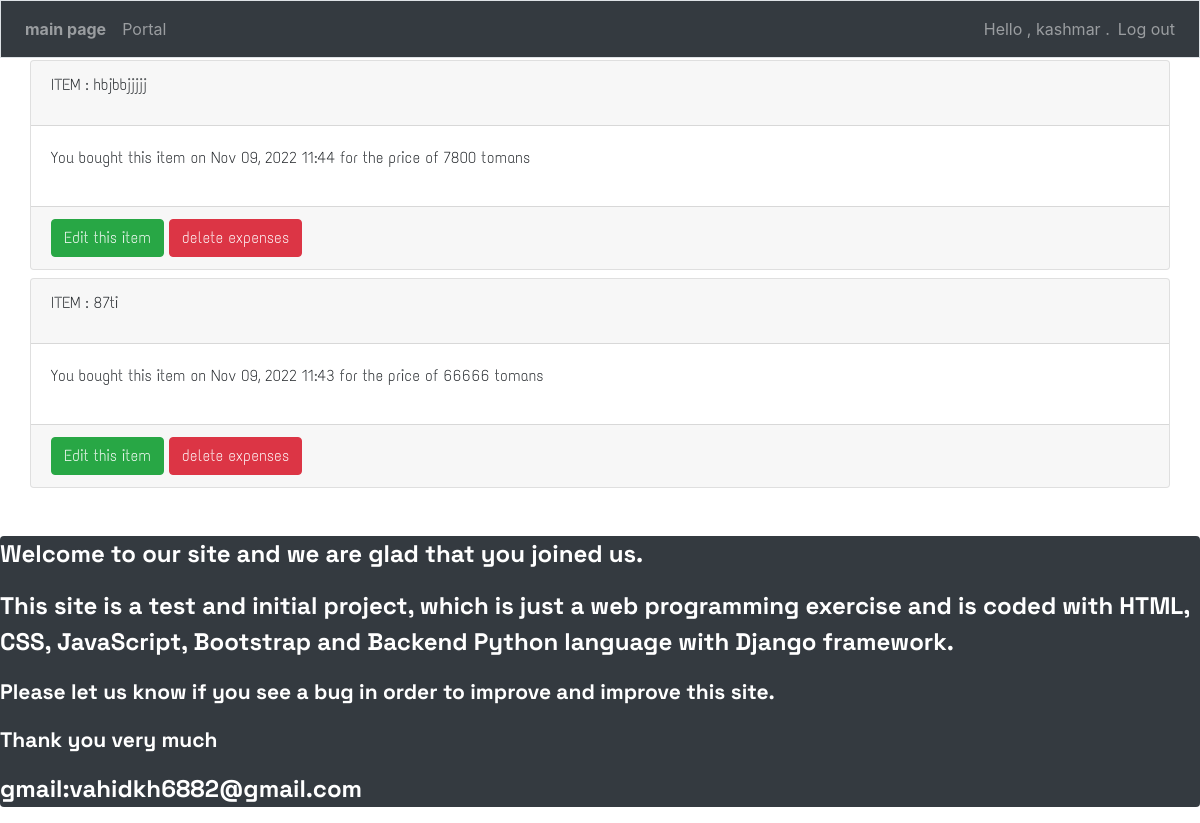
Before: /expenses/ (signed in) with the older database file.
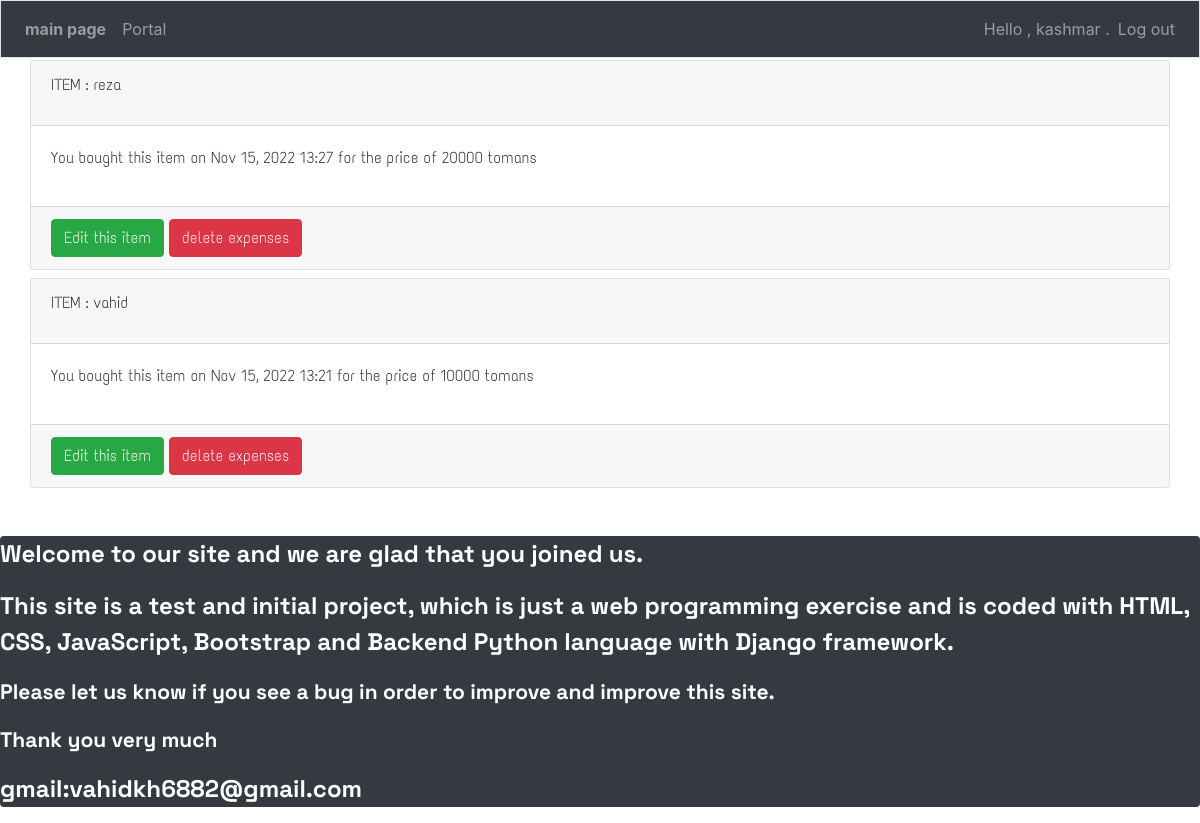
After: the same page with the newer database file.
### app1/models.py (models this page shows, shortened)
class Expenses(models.Model):
    person=models.ForeignKey(User, on_delete = models.CASCADE)
    name=models.TextField()
    cost=models.IntegerField()
    date_added = models.DateTimeField(auto_now_add=True)
    class Meta :
        verbose_name_plural='expenses'

### app1/views.py (the view)
# urls.py: path('expenses/',views.expenses,name='expenses'),
@login_required
def expenses(request):                                                  #page expenses
    expenses = Expenses.objects.filter(person=request.user).order_by('date_added')
    for x in expenses:
        print(x.date_added)
    context={'expenses':expenses}
    return render(request,'app1/expenses.html',context)

### app1/templates/app1/expenses.html (shortened to what this page needs)
{% extends "app1/base.html" %}
{% load static %}
{% block content %}
<div class="col">
    {% for x in expenses reversed %}
    <div class="card mb-2">
        <div class="card-header">
            <p>ITEM : {{x.name}}</p>
        </div>
        <div class="card-body">
            <p>You bought this item on {{x.date_added|date:'M d, Y H:i'}} for the price of {{x.cost}} tomans</p>
        </div>
        <div class="card-footer">
            <a class="btn btn-success"  href="{% url 'app1:edit_expenses' x.id  %}" class="btn btn-primary">Edit this item</a>
            <button class="btn btn-danger" data-toggle="modal" data-target="#modaldels{{x.id}}">delete expenses</button>
        </div>
    </div>
    {% empty %}
    <p>No items</p>
    {% endfor %}
</div>
{% endblock content %}

Changed rows visible on the page:
removed Expenses: name "hbjbbjjjjj", date_added "Nov 09, 2022 11:44", cost "7800"
removed Expenses: name "87ti", date_added "Nov 09, 2022 11:43", cost "66666"
added Expenses: name "reza", date_added "Nov 15, 2022 13:27", cost "20000"
added Expenses: name "vahid", date_added "Nov 15, 2022 13:21", cost "10000"
